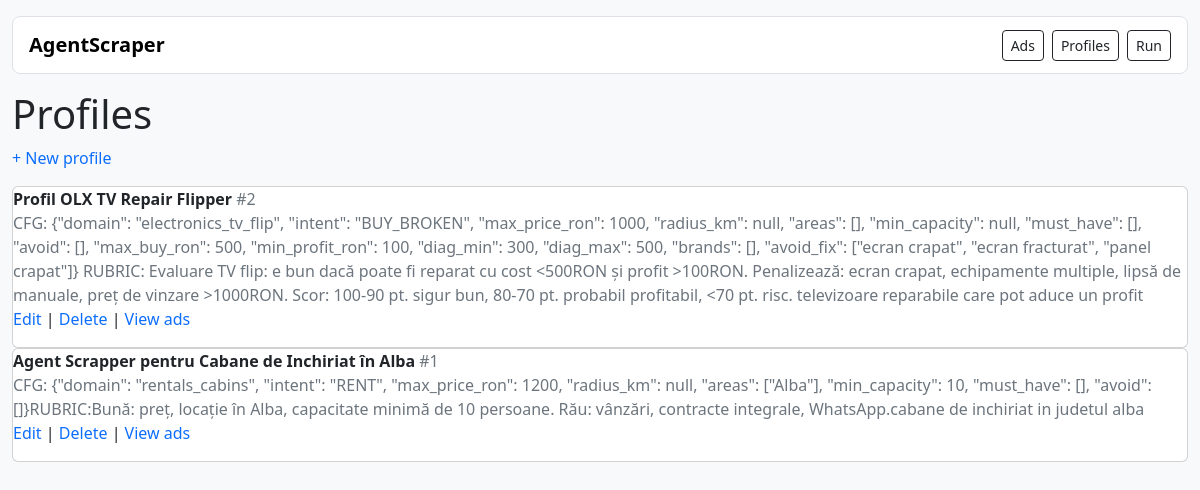
The page /profiles on the database as committed earlier.
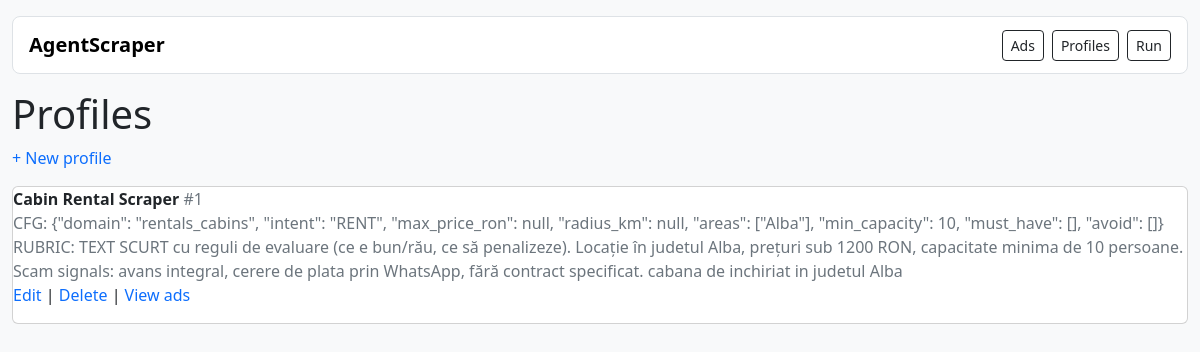
The same page on the database as committed later.
### tables this page shows
CREATE TABLE profiles (
            id INTEGER PRIMARY KEY AUTOINCREMENT,
            name TEXT UNIQUE NOT NULL,
            notes TEXT,
            queries_json TEXT NOT NULL,
            hard_yes_json TEXT NOT NULL,
            hard_no_json TEXT NOT NULL,
            questions_json TEXT NOT NULL,
            created_at TEXT,
            updated_at TEXT
        );

### app.py (the view)
@app.get("/profiles")
def profiles_page():
    profiles = list_profiles()
    return render_template("profiles.html", profiles=profiles)

### db.py (called while the page is built)
def connect():
    DB_PATH.parent.mkdir(parents=True, exist_ok=True)
    return sqlite3.connect(DB_PATH)

def list_profiles():
    with connect() as con:
        con.row_factory = sqlite3.Row
        rows = con.execute("SELECT * FROM profiles ORDER BY id DESC").fetchall()
        return [dict(r) for r in rows]

### templates/profiles.html
{% extends "base.html" %}
{% block content %}
<h1>Profiles</h1>
<p><a href="{{ url_for('profile_new') }}">+ New profile</a></p>
{% for p in profiles %}
  <div class="card">
    <div><b>{{ p.name }}</b> <span class="muted">#{{ p.id }}</span></div>
    <div class="muted">{{ p.notes or "" }}</div>
    <p>
      <a href="{{ url_for('profile_edit', profile_id=p.id) }}">Edit</a> |
      <a href="{{ url_for('profile_delete', profile_id=p.id) }}" onclick="return confirm('Delete profile?')">Delete</a> |
      <a href="{{ url_for('index', profile_id=p.id) }}">View ads</a>
    </p>
  </div>
{% else %}
  <p class="muted">No profiles yet.</p>
{% endfor %}
{% endblock %}

### templates/base.html (shortened to what this page needs)
<!doctype html>
<html lang="ro">
<head>
  <link href="https://cdn.jsdelivr.net/npm/bootstrap@5.3.3/dist/css/bootstrap.min.css" rel="stylesheet">
</head>
<body class="bg-light">
  <div class="container page-wrap py-3">
    <nav class="navbar navbar-expand-lg bg-white border rounded-3 px-3 mb-3">
      <a class="navbar-brand fw-semibold" href="{{ url_for('index') }}">AgentScraper</a>
      <div class="ms-auto d-flex gap-2">
        <a class="btn btn-sm btn-outline-dark" href="{{ url_for('index') }}">Ads</a>
        <a class="btn btn-sm btn-outline-dark" href="{{ url_for('profiles_page') }}">Profiles</a>
        <a class="btn btn-sm btn-outline-dark" href="{{ url_for('run_page') }}">Run</a>
      </div>
    </nav>
    {% block content %}{% endblock %}
  </div>
</body>
</html>

### templates/base.html (style rules this page uses)
body { font-family: system-ui, Arial; }
.page-wrap { max-width: 1200px; }
a { text-decoration: none; }
.muted { color:#6c757d; }

Rows that differ between the two databases and show on the page:
removed profiles: name "Profil OLX TV Repair Flipper", id "2", notes "CFG: {\"domain\": \"electronics_tv_flip\", \"intent\": \"BUY_BROKEN\", \"max_price_ron\": 1000, \"radius_km\": null, \"areas\": [], \"min_capacity\": null, \"must_have\": [], \"avoid\": [], \"max_buy_ron\": 500, \"min_profit_ron\": 100, \"diag_min\": 300, \"diag_max\": 500, \"brands\": [], \"avoid_fix\": [\"ecran crapat\", \"ecran fracturat\", \"panel crapat\"]} RUBRIC: Evaluare TV flip: e bun dacă poate fi reparat cu cost <500RON și profit >100RON. Penalizează: ecran crapat, echipamente multiple, lipsă de manuale, preț de vinzare >1000RON. Scor: 100-90 pt. sigur bun, 80-70 pt. probabil profitabil, <70 pt. risc. televizoare reparabile care pot aduce un profit"
changed profiles id 1: name "Agent Scrapper pentru Cabane de Inchiriat în Alba" → "Cabin Rental Scraper"; notes "…\"rentals_cabins\", \"intent\": \"RENT\", \"max_price_ron\": 1200, \"radius_km\": null, \"areas\": [\"Alba\"], \"min_capacity\": 10, \"must_have\": [], \"avoid\": []}RUBRIC:Bună: preț, locație în Alba, capacitate minimă de 10 persoane. Rău: vânzări, contracte integrale, WhatsApp.cabane de inchiriat in judetul alba" → "…\"rentals_cabins\", \"intent\": \"RENT\", \"max_price_ron\": null, \"radius_km\": null, \"areas\": [\"Alba\"], \"min_capacity\": 10, \"must_have\": [], \"avoid\": []} RUBRIC: TEXT SCURT cu reguli de evaluare (ce e bun/rău, ce să penalizeze). Locație în judetul Alba, prețuri sub 1200 RON, capacitate minima de 10 persoane. Scam signals: avans integral, cerere de plata prin WhatsApp, fără contract specificat. cabana de inchiriat in judetul Alba"
